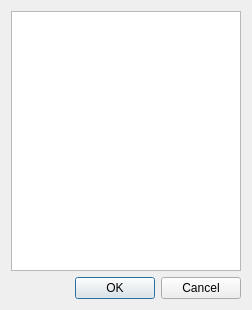
<?xml version="1.0" encoding="UTF-8"?>
<ui version="4.0">
 <class>DialogSelectSert</class>
 <widget class="QDialog" name="DialogSelectSert">
  <property name="geometry">
   <rect>
    <x>0</x>
    <y>0</y>
    <width>252</width>
    <height>310</height>
   </rect>
  </property>
  <property name="windowTitle">
   <string>Выберите отгрузку</string>
  </property>
  <layout class="QVBoxLayout" name="verticalLayout">
   <item>
    <widget class="QTableView" name="tableView">
     <property name="editTriggers">
      <set>QAbstractItemView::NoEditTriggers</set>
     </property>
     <property name="selectionMode">
      <enum>QAbstractItemView::SingleSelection</enum>
     </property>
     <property name="selectionBehavior">
      <enum>QAbstractItemView::SelectRows</enum>
     </property>
    </widget>
   </item>
   <item>
    <widget class="QDialogButtonBox" name="buttonBox">
     <property name="orientation">
      <enum>Qt::Horizontal</enum>
     </property>
     <property name="standardButtons">
      <set>QDialogButtonBox::Cancel|QDialogButtonBox::Ok</set>
     </property>
    </widget>
   </item>
  </layout>
 </widget>
 <resources/>
 <connections>
  <connection>
   <sender>buttonBox</sender>
   <signal>accepted()</signal>
   <receiver>DialogSelectSert</receiver>
   <slot>accept()</slot>
   <hints>
    <hint type="sourcelabel">
     <x>248</x>
     <y>254</y>
    </hint>
    <hint type="destinationlabel">
     <x>157</x>
     <y>274</y>
    </hint>
   </hints>
  </connection>
  <connection>
   <sender>buttonBox</sender>
   <signal>rejected()</signal>
   <receiver>DialogSelectSert</receiver>
   <slot>reject()</slot>
   <hints>
    <hint type="sourcelabel">
     <x>316</x>
     <y>260</y>
    </hint>
    <hint type="destinationlabel">
     <x>286</x>
     <y>274</y>
    </hint>
   </hints>
  </connection>
 </connections>
</ui>
